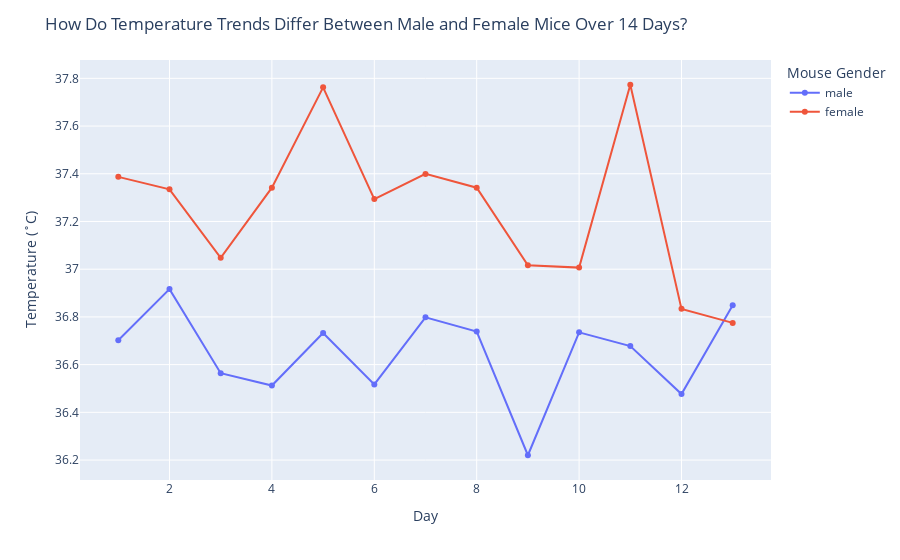

The code cell stored with this chart in its notebook:
### Code cell
temp_trends = px.line(combined_temp,
                      markers=True)
temp_trends.update_layout(
    title='How Do Temperature Trends Differ Between Male and Female Mice Over 14 Days?',
    xaxis_title='Day',
    yaxis_title='Temperature (˚C)',
    legend_title='Mouse Gender'
)

### Figure 1 — Plotly figure (JSON) as saved in the notebook; plotly's stock layout.template omitted (floating-point values rounded to 4 significant figures)
{"data": [{"hovertemplate": "variable=male<br>hour=%{x}<br>value=%{y}<extra></extra>", "legendgroup": "male", "line": {"color": "#636efa", "dash": "solid"}, "marker": {"symbol": "circle"}, "mode": "lines+markers", "name": "male", "orientation": "v", "showlegend": true, "type": "scatter", "x": [1, 2, 3, 4, 5, 6, 7, 8, 9, 10, 11, 12, 13], "xaxis": "x", "y": [36.7, 36.92, 36.56, 36.51, 36.73, 36.52, 36.8, 36.74, 36.22, 36.74, 36.68, 36.48, 36.85], "yaxis": "y"}, {"hovertemplate": "variable=female<br>hour=%{x}<br>value=%{y}<extra></extra>", "legendgroup": "female", "line": {"color": "#EF553B", "dash": "solid"}, "marker": {"symbol": "circle"}, "mode": "lines+markers", "name": "female", "orientation": "v", "showlegend": true, "type": "scatter", "x": [1, 2, 3, 4, 5, 6, 7, 8, 9, 10, 11, 12, 13], "xaxis": "x", "y": [37.39, 37.33, 37.05, 37.34, 37.76, 37.29, 37.4, 37.34, 37.02, 37.01, 37.77, 36.83, 36.77], "yaxis": "y"}], "layout": {"legend": {"title": {"text": "Mouse Gender"}, "tracegroupgap": 0}, "margin": {"t": 60}, "title": {"text": "How Do Temperature Trends Differ Between Male and Female Mice Over 14 Days?"}, "xaxis": {"anchor": "y", "domain": [0, 1], "title": {"text": "Day"}}, "yaxis": {"anchor": "x", "domain": [0, 1], "title": {"text": "Temperature (˚C)"}}}}
